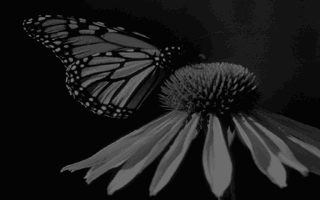
#> input picture images/butterfly.BMP, 320 x 200 px, found by its file name
$ python 'ex2_线性变换.py'
#> lines starting #> are read from the running program, lines starting #| are printed output that depends on the picture
### ex1_求直方图.py
import cv2
import matplotlib
import matplotlib.pyplot as plt
import numpy as np


# 实验一：画直方图


# 为便于后续实验的使用，这里声明一个函数，用于计算直方图，传入参数为原灰度图，返回参数为计算后的直方图
def caculateHist(rawImage):
    height = rawImage.shape[0]  # 获取图像的高度
    width = rawImage.shape[1]  # 获取图像的宽度
    hist = np.zeros(256)  # 初始化一个长度为256、值全为0的向量
    for r in range(0, height):  # 遍历每个像素
        for c in range(0, width):
            grey = rawImage[r][c]  # 获取灰度
            hist[grey] = hist[grey]+1  # 将对应灰度的记录数量+1
    hist = hist/rawImage.size  # 将hist向量点除原图的像素数量（即归一化）
    return hist


# 直接执行该文件时运行下列代码
# [20 lines that do not run on import are left out]

### ex2_线性变换.py
import cv2
import matplotlib
import matplotlib.pyplot as plt
import numpy as np

from ex1_求直方图 import *


# 实验二：图像的线性变换


# 用于线性变换的函数
# 传入参数： rawImage：原始的灰度图
#           aft_min, aft_max：变换后的灰度范围，可不填，默认为全程线性变换
# 返回值为变换后的图
def LinearTransform(rawImage, aft_min=0, aft_max=255):
    raw_height = rawImage.shape[0]  # 获取原图像的高度
    raw_width = rawImage.shape[1]  # 获取原图像的宽度
    raw_min = rawImage.min()  # 求原图像的最小灰度值
    raw_max = rawImage.max()  # 求原图像的最大灰度值
    aft = np.zeros((raw_height, raw_width), dtype='uint8')  # 新建一个和原图大小一样的全零矩阵
    for r in range(0, raw_height):  # 遍历每个像素
        for c in range(0, raw_width):
            temp = round(aft_min + (rawImage[r][c]-raw_min) *
                         (aft_max-aft_min) / (raw_max-raw_min))  # 对每个像素的灰度进行变换，round指四舍五入
            if temp > 255:  # 防止灰度值超出范围
                temp = 255
            if temp < 0:
                temp = 0
            aft[r][c] = temp  # 把值赋给表示变换后的图像的矩阵
    return aft


# 直接执行该文件时运行下列代码
if __name__ == '__main__':
    # 导入图片
    raw = cv2.imread("images/butterfly.bmp", 0)  # 0表示以灰度图形式导入，导入后raw是一个二维矩阵
#> raw is the input picture: shape (200, 320); min 4, max 124, mean 28.1

    # 此部分为实际处理
    raw_hist = caculateHist(raw)       # 调用实验一中求直方图的函数求原图直方图
#> after the loop in caculateHist, `for r in range(0, height):`: hist = 256 values, max 27973 at index 4, min 0 at index 0, mean 250
#> in caculateHist, `hist = hist/rawImage.size`: hist = 256 values, max 0.437 at index 4, min 0 at index 0, mean 0.00391
#> raw_hist has the same summary as hist in caculateHist
    aft1 = LinearTransform(raw)            # 全程线性变换
#> in LinearTransform, `raw_min = rawImage.min()`: raw_min = 4
#> in LinearTransform, `raw_max = rawImage.max()`: raw_max = 124
#> after the loop in LinearTransform, `for r in range(0, raw_height):`:
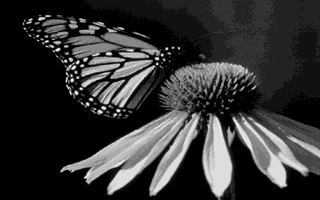
#> aft: shape (200, 320); min 0, max 255, mean 51.1
    aft2 = LinearTransform(raw, 0, 100)  # 变换范围为[100,200]的线性变换
#> call 2 of LinearTransform, with aft_min = 0, aft_max = 100
#> after the loop in LinearTransform (call 2), `for r in range(0, raw_height):`:
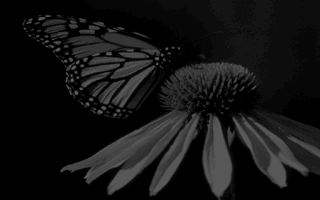
#> aft: shape (200, 320); min 0, max 100, mean 20.1
    aft3 = LinearTransform(raw, 100, 200)  # 变换范围为[100,200]的线性变换
#> call 3 of LinearTransform, with aft_min = 100, aft_max = 200
#> after the loop in LinearTransform (call 3), `for r in range(0, raw_height):`:
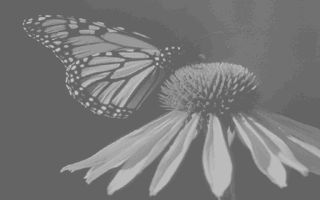
#> aft: shape (200, 320); min 100, max 200, mean 120.1
    aft4 = LinearTransform(raw, 200, 255)  # 变换范围为[100,200]的线性变换
#> call 4 of LinearTransform, with aft_min = 200, aft_max = 255
#> after the loop in LinearTransform (call 4), `for r in range(0, raw_height):`:
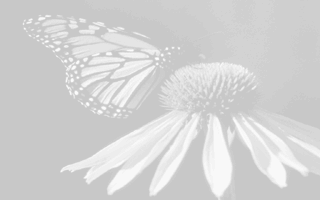
#> aft: shape (200, 320); min 200, max 255, mean 211
    aft5 = LinearTransform(raw, 50, 200)  # 变换范围为[100,200]的线性变换
#> after the loop in LinearTransform (call 5), `for r in range(0, raw_height):`:
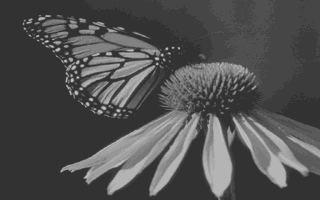
#> aft: shape (200, 320); min 50, max 200, mean 80.1

    # 以下代码用于显示图片
    matplotlib.rcParams['font.sans-serif'] = ['SimHei']   # 用黑体显示中文
    matplotlib.rcParams['axes.unicode_minus'] = False     # 正常显示负号

    plt.figure(figsize=(12, 9), dpi=100)

    plt.subplot(2, 3, 1)
    plt.imshow(cv2.cvtColor(raw, cv2.COLOR_GRAY2RGB))
    plt.title("原始图像")

    plt.subplot(2, 3, 2)
    plt.imshow(cv2.cvtColor(aft1, cv2.COLOR_GRAY2RGB))
    plt.title("全程线性变换之后")

    plt.subplot(2, 3, 3)
    plt.imshow(cv2.cvtColor(aft2, cv2.COLOR_GRAY2RGB))
    plt.title("变换范围为[0,100]的线性变换之后")

    plt.subplot(2, 3, 4)
    plt.imshow(cv2.cvtColor(aft3, cv2.COLOR_GRAY2RGB))
    plt.title("变换范围为[100,200]的线性变换之后")

    plt.subplot(2, 3, 5)
    plt.imshow(cv2.cvtColor(aft4, cv2.COLOR_GRAY2RGB))
    plt.title("变换范围为[200,255]的线性变换之后")

    plt.subplot(2, 3, 6)
    plt.imshow(cv2.cvtColor(aft5, cv2.COLOR_GRAY2RGB))
    plt.title("变换范围为[50,200]的线性变换之后")

    plt.show()
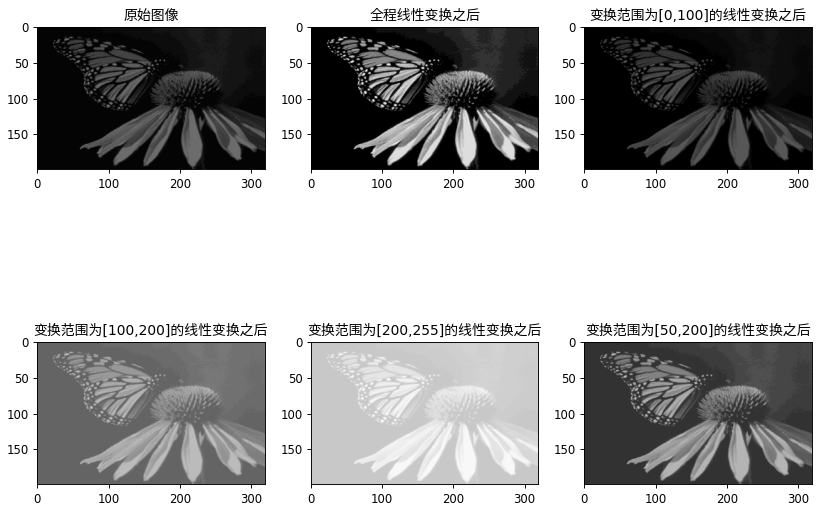
#> figure drawn by matplotlib, 6 panels
